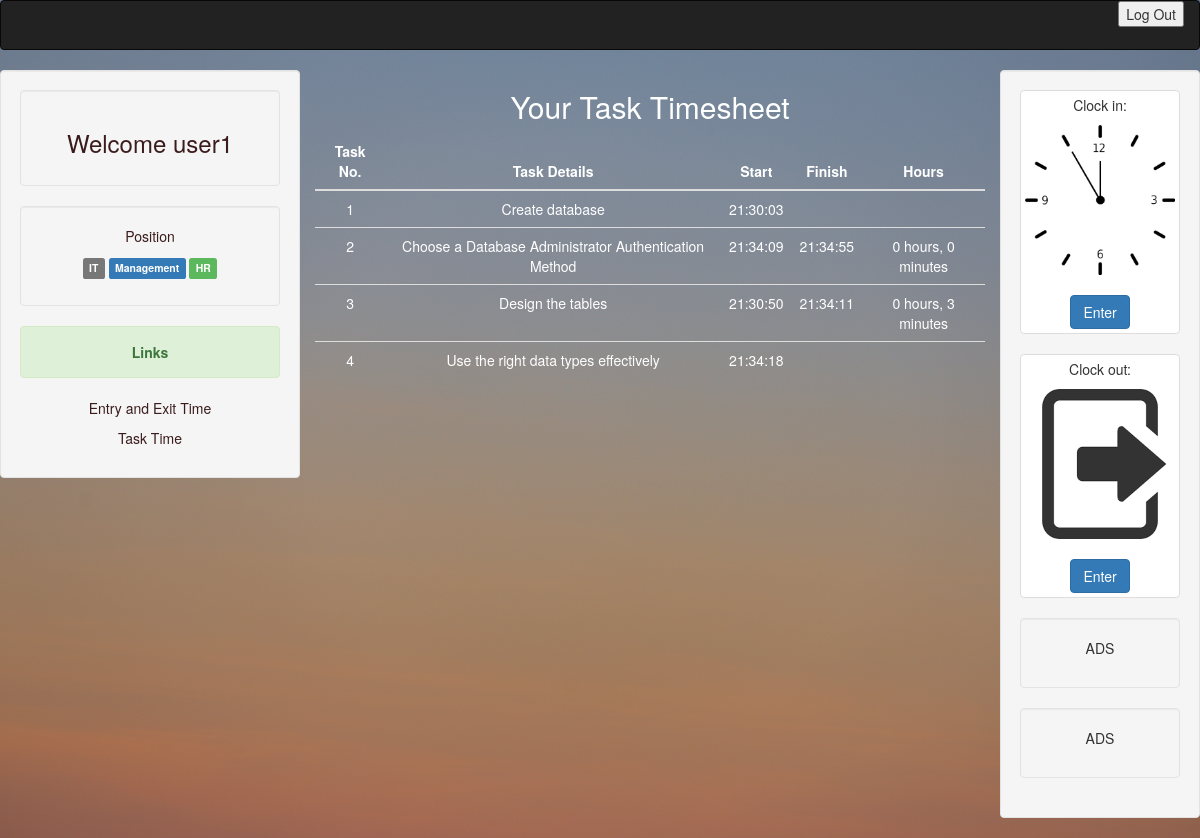
The app's page /tasktime.php (signed in) with its own data.
### tables this page shows
CREATE TABLE `tasks` (
  `t_id` int(11) NOT NULL,
  `e_id` int(11) NOT NULL,
  `task` text NOT NULL,
  `start_time` varchar(255) NOT NULL,
  `end_time` varchar(255) NOT NULL,
  `t_hours` int(11) NOT NULL,
  `t_hours_string` varchar(255) NOT NULL
);

### tasktime.php (the view, shortened to what this page needs)
<?php
include "template/dbconnection.php";
$ename=$_SESSION['username'];
$r1 = $con->query("SELECT id FROM users where name='$ename' ");
$r2 = $r1->fetch_assoc();
$r3=$r2["id"];
?>
<!DOCTYPE html>
<html lang="en">
<head>
  <link rel="stylesheet" href="https://maxcdn.bootstrapcdn.com/bootstrap/3.4.1/css/bootstrap.min.css">
  <link rel="stylesheet" type="text/css" href="style.css">
</head>
<body>
<?php include 'template/header.php'?>
<div class="container text-center">
  <div class="row">
    <div class="col-sm-3 well">
      <div class="well">
      <h3><a href="profile.php">Welcome <?php echo $_SESSION['username'];?> </a></h3>
      </div>
      <div class="well">
        <p><a href="#">Position</a></p>
        <p>
          <span class="label label-default">IT</span>
          <span class="label label-primary">Management</span>
          <span class="label label-success">HR</span>
        </p>
      </div>
      <div class="alert alert-success fade in">
        <p><strong>Links</strong></p>
      </div>
      <p><a href="usertime.php">Entry and Exit Time</a></p>
      <p><a href="tasktime.php">Task Time</a></p>
    </div>
    <div class="col-sm-7">
    <h2 style="color:#fff">Your Task Timesheet</h2>
        <?php
          $sql = "SELECT * FROM tasks where e_id='$r3'";
          $result = $con->query($sql);
          $t_count=1;
          if ($result->num_rows > 0){
            echo '<table class="table">';
            echo '<thead>';
            echo '<tr>';
            echo '<th>Task No.</th>';
            echo '<th>Task Details</th>';
            echo '<th>Start</th>';
            echo '<th>Finish</th>';
            echo '<th>Hours</th>';
            echo '</thead>';
            echo '<tbody>';
            while($row = $result->fetch_assoc()) {
              echo '<tr>';
              echo '<td>'.$t_count.'</td>';
              echo '<td>'.$row["task"].'</td>';
              echo '<td>'.$row["start_time"].'</td>';
              echo '<td>'.$row["end_time"].'</td>';
              echo '<td>'.$row["t_hours_string"].'</td>';
              echo '</tr>';
              $t_count++;
            }
            echo '</tbody>';
            echo '</table>';
          } else {
            echo "No entries found";
          }
        ?>
    </div>
<?php include 'template/right-sidebar.php';?>
  </div>
</div>
</body>
</html>

### template/header.php (shortened to what this page needs)
<nav class="navbar navbar-inverse">
  <div class="container-fluid">
    <div class="collapse navbar-collapse" id="myNavbar">
        <div class="navbar-right">
          <form action="logout.php">
            <button type="submit">Log Out</button>
          </form>
        </div>
    </div>
  </div>
</nav>

### template/right-sidebar.php
<div class="col-sm-2 well">
      <div class="thumbnail">
        <p>Clock in:</p>
        <img src="img/clockin.png " alt="clockin" width="400" height="300">
        <br>
        <form action="timein.php" method="post">
          <button class="btn btn-primary" type="submit">Enter</button>
        </form>
      </div>
      <div class="thumbnail">
        <p>Clock out:</p>
        <img src="img/clockout.png " alt="clockout" width="400" height="300">
        <br>
        <form action="timeout.php" method="post">
          <button class="btn btn-primary" type="submit">Enter</button>
        </form>
      </div>
      <div class="well">
        <p>ADS</p>
      </div>
      <div class="well">
        <p>ADS</p>
      </div>
    </div>

### style.css (style rules this page uses)
body { background: linear-gradient(rgba(0,0,70,0.2),rgba(0,0,70,0.2)),url(img/login.jpg); background-size: cover; background-position: center; }
a { color: rgb(59, 28, 28) !important; margin-top: -400px; }
h2 { color: #fff !important; }
h3 { color: rgb(27, 25, 63) !important; }
.container { height: 100% !important; padding: 0; }
table, th, td { text-align:center; color:#fff; }

### records on screen
tasks: task "Create database", start_time "21:30:03"
tasks: task "Choose a Database Administrator Authentication Method", start_time "21:34:09", end_time "21:34:55", t_hours_string "0 hours, 0 minutes"
tasks: task "Design the tables", start_time "21:30:50", end_time "21:34:11", t_hours_string "0 hours, 3 minutes"
tasks: task "Use the right data types effectively", start_time "21:34:18"

### other values on screen
$_SESSION['username'] "user1"
